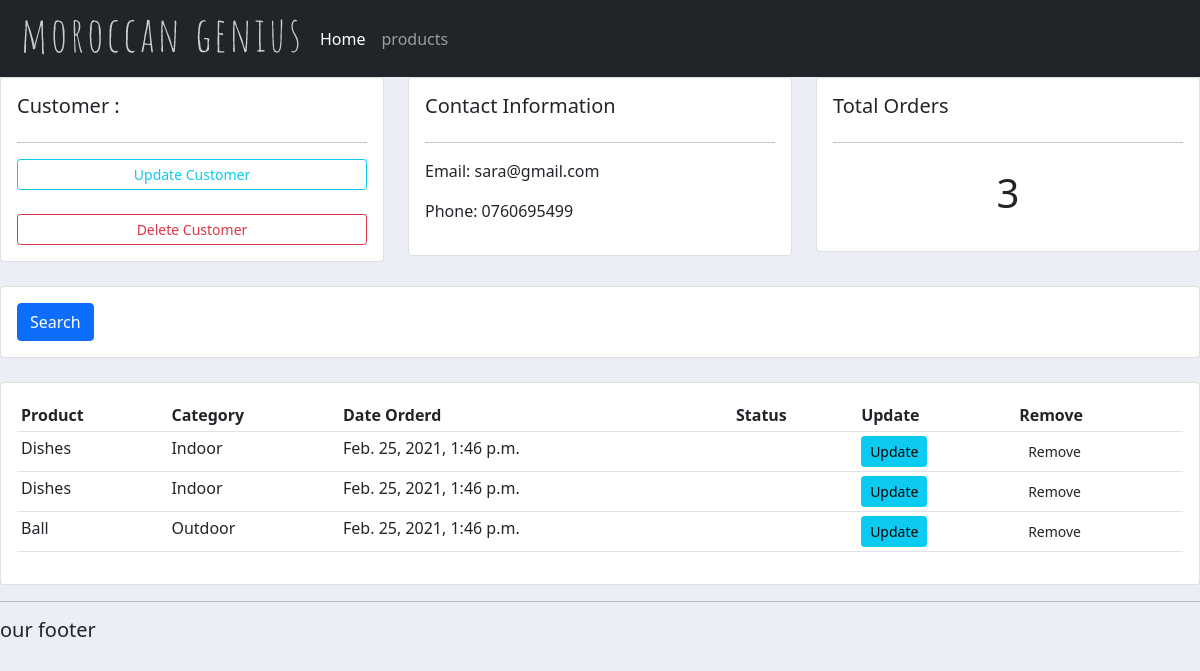
Page /customers/2/ on the committed database.
### accounts/models.py (models this page shows, shortened)
class Customer(models.Model):
    name = models.CharField(max_length=200, null=True)
    phone= models.CharField(max_length=200, null=True)
    email= models.CharField(max_length=200, null=True)
    date_create = models.DateTimeField(auto_now_add=True)

class Order(models.Model):
    STATUS = (
        ('Pending' , 'Pending'),
        ('out for delivery','out for deliver'),
        ('Delivered','Delivered'),
    )
    customer = models.ForeignKey(Customer, null=True, on_delete=models.SET_NULL)
    product = models.ForeignKey(Product, null=True, on_delete=models.SET_NULL)
    date_created = models.DateTimeField(auto_now_add=True)
    status = models.CharField(max_length=200, null=True, choices=STATUS)

class Product(models.Model):
    CATEGORY = (
        ('Indoor','Indoor'),
        ('Outdoor','Outdoor'),
    )
    name = models.CharField(max_length=200, null=True)
    price = models.FloatField()
    category = models.CharField(max_length=200, null=True, choices=CATEGORY)
    description = models.CharField(max_length=200, null=True, blank=True)
    date_created = models.DateTimeField(auto_now_add=True)
    tags = models.ManyToManyField(Tag)
    def __str__(self):
        return self.name

### accounts/views.py (the view)
# urls.py: path('customers/<str:pk>/',views.customers, name='customers'),
def customers(request, pk):
    customer = Customer.objects.get(id=pk)
    orders = customer.order_set.all()
    orders_count = orders.count()
    context = { 'customer':customer ,'orders':orders ,'orders_count':orders_count}
    return render(request , 'accounts/customers.html',context)

### accounts/templates/accounts/customers.html
{% extends 'accounts/main.html'%}
{% block content %}
    <div class="row">
        <div class="col-md">
            <div class="card card-body">
                <h5>Customer : </h5>
                <hr>
                <a class="btn btn-outline-info btn-sm btn-block" href="">Update Customer</a>
                <br>
                <a class="btn btn-outline-danger btn-sm btn-block" href="">Delete Customer</a>
            </div>
        </div>
        <div class="col-md">
            <div class="card card-body">
                <h5>Contact Information</h5>
                <hr>
                <p>Email: {{customer.email}}</p>
                <p>Phone: {{customer.phone}}</p>
            </div>
        </div>
        <div class="col-md">
            <div class="card card-body">
                <h5>Total Orders</h5>
                <hr>
                <h1 style="text-align: center; padding: 10px;">{{orders_count}}</h1>
            </div>
        </div>
    </div>
    <br>
    <div class="row">
        <div class="col">
            <div class="card card-body">
                <form method="get">
                    <button class="btn btn-primary" type="submit">Search</button>
                </form>
            </div>
        </div>
    </div>
    <br>
    <div class="row">
        <div class="col">
            <div class="card card-body">
                <table class="table table-sm">
                    <tr>
                        <th>Product</th>
                        <th>Category</th>
                        <th>Date Orderd</th>
                        <th>Status</th>
                        <th>Update</th>
                        <th>Remove</th>
                    </tr>
                      {% for order in orders %}
                      <tr>
                        <td>{{order.product}}</td>
                        <td>{{order.product.category}}</td>
                        <td>{{order.product.date_created}}</td>
                        <td>{{order.product.status}}</td>
                        <td><a class="btn btn-sm btn-info" href="#">Update</a></td>
                        <td><a class="btn btn-sm btn-infdanger" href="#">Remove</a></td>
                      </tr>
                      {% endfor %}
                </table>
            </div>
        </div>
    </div>
{% endblock %}

### static/css/main.css (style rules this page uses)
body { background-color :#ebeff5; }

### rows in the picture
Customer: email "sara@gmail.com", phone "0760695499"
Order: product "Dishes", product.category "Indoor", product.date_created "Feb. 25, 2021, 1:46 p.m."
Order: product "Dishes", product.category "Indoor", product.date_created "Feb. 25, 2021, 1:46 p.m."
Order: product "Ball", product.category "Outdoor", product.date_created "Feb. 25, 2021, 1:46 p.m."

### other values in the picture
{{ orders_count }} "3"
